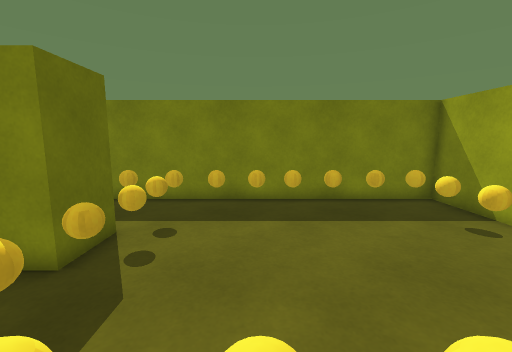
[1] (above)

16 first-person views from a walk through a 3-D level made in the Unity game engine. The camera is 1.2 m above the floor, tilts 8° down and sees 90° across. The floor is counted in squares, 0.5 m on a side. Each view is taken from the middle of a square. On the plan, view 1 faces up. The plan holds only what a view shows up to about 17 squares ahead; the rest is blank.

[2]
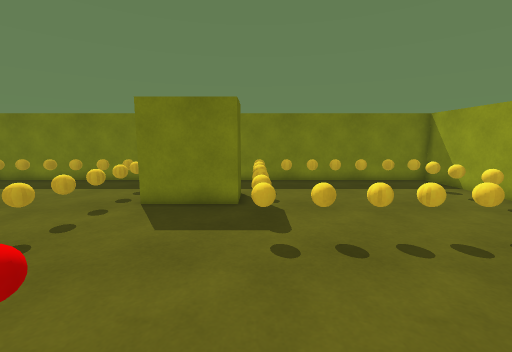

[3]
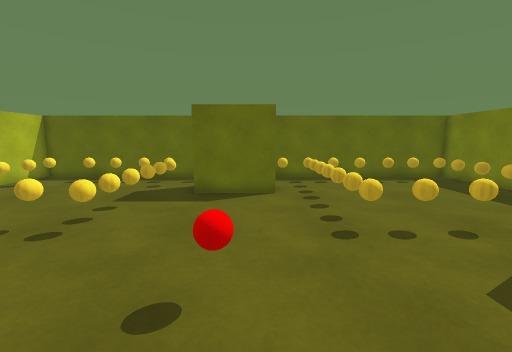

[4]
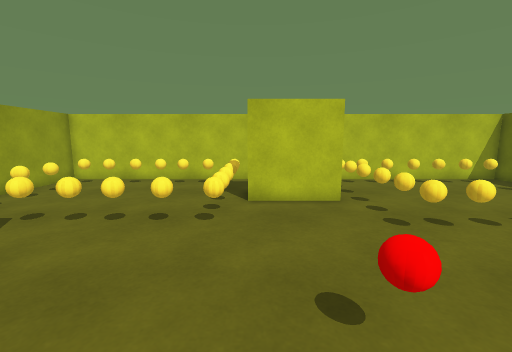

[5]
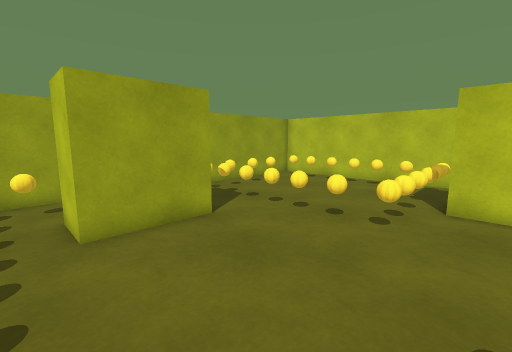

[6]
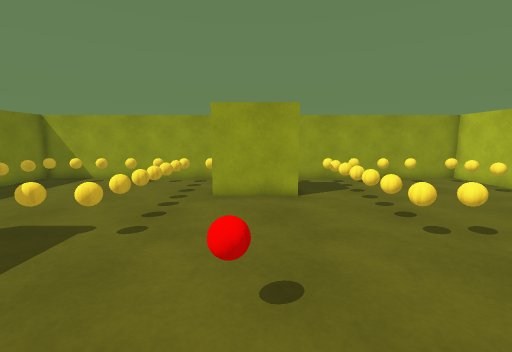

[7]
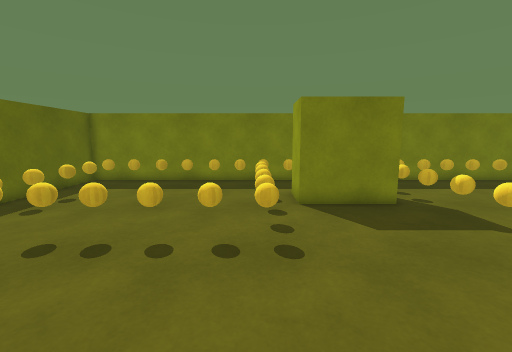

[8]
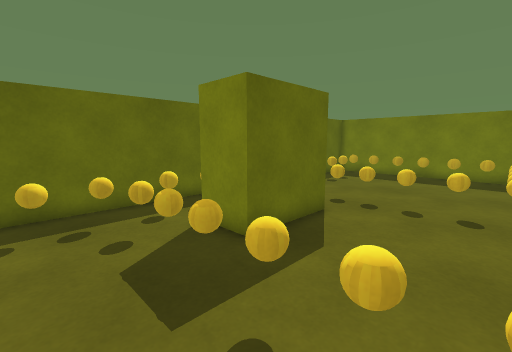

[9]
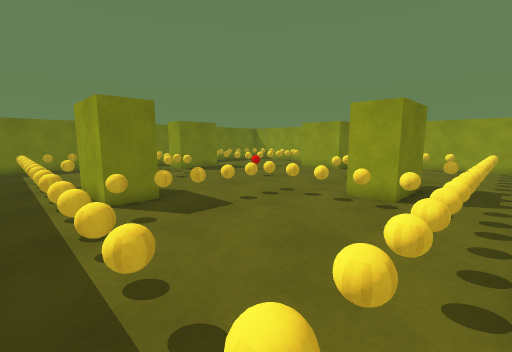

[10]
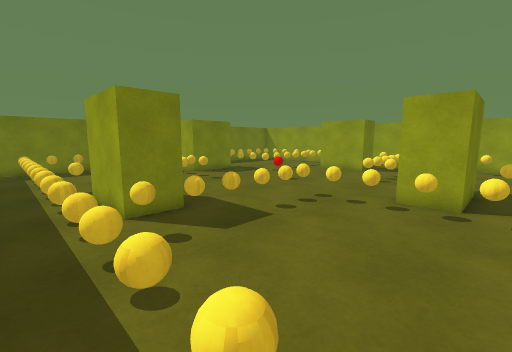

[11]
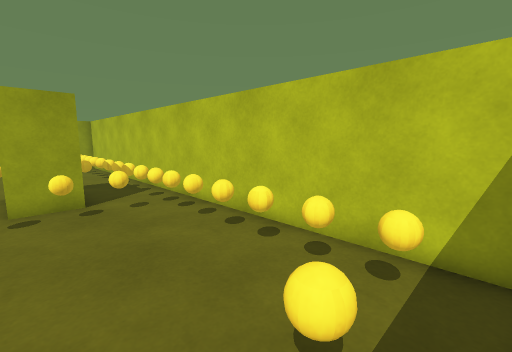

[12]
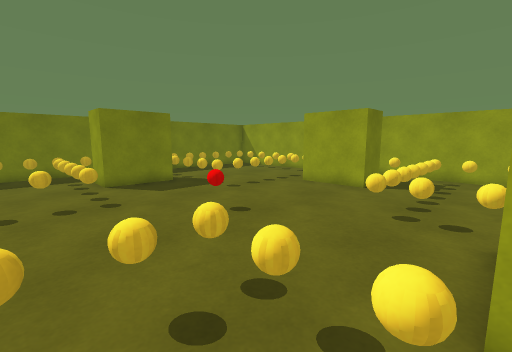

[13]
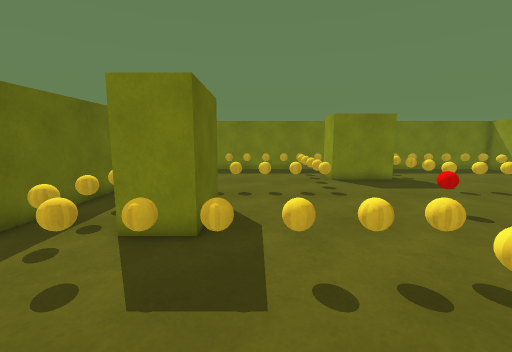

[14]
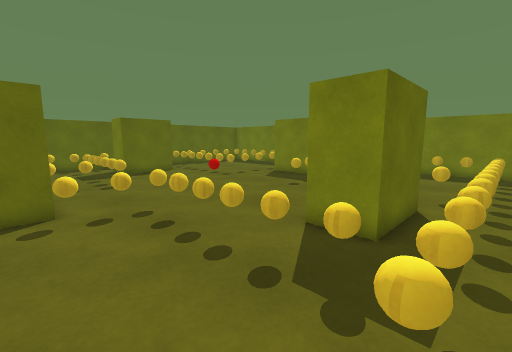

[15]
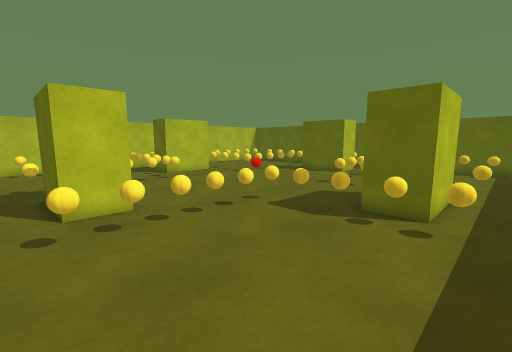

[16]
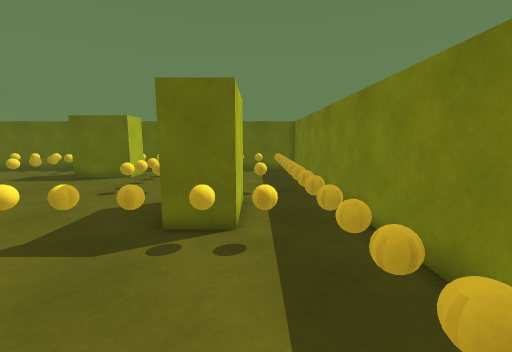

### Floor plan
Key: @ floor where view 1 was taken; # wall or solid block; . floor; B ball; Y yellow block; R red ball; O other object.
Columns run from 19 left of view 1 to 7 right of it. Each row starts with its distance up from view 1.
 10 ###########################
  9 #.OO.BO.OBO.OB.BB.BBB.BBB.#
  8 #.........................#
  7 #.O.......B.....B.......B.#
  6 #.B.......B.YYYYB.......B.#
  5 #...........Y  Y..........#
  4 #.B.......B.YYYYB.......B.#
  3 #.O.......B.....B.......O.#
  2 #.........................#
  1 #.OB.BBB.BB.....B.BBB.BBO.#
  0 #.O................@....B.#
 -1 #...YY...............YYY..#
 -2 #.B.YYY..............Y YB.#
 -3 #...Y Y......R.......Y Y..#
 -4 #.B.YYY..............Y YB.#
 -5 #.B.YY...............YYYB.#
 -6 #.........................#
 -7 #.BB.BB.BBB.....B.BBB.BBB.#
 -8 #.........B.....B.........#
 -9 #.B.....................B.#
-10 #.B.......B.YYYYB.......B.#
-11 #.........B.Y  YB.........#
-12 #.B.........YYYY........B.#
-13 #.........B.....B.........#
-14 #.BB.BB.BBB.BO.OO.OOO.BOO.#
-15 #.........................#
-16 ###########################

Where each view was taken, in squares from view 1:
view 1: 0 up, 0 right, facing up
view 2: 5 down, 3 left, facing up
view 3: 2 down, 2 left, facing left
view 4: 0 up, 4 left, facing down
view 5: 0 up, 5 left, facing down-right
view 6: 3 down, 9 left, facing right
view 7: 5 down, 9 left, facing up
view 8: 9 down, 9 left, facing up-left
view 9: 15 down, 18 left, facing up-right
view 10: 13 down, 18 left, facing up-right
view 11: 10 down, 18 left, facing down-right
view 12: 10 down, 11 left, facing up-right
view 13: 11 down, 12 left, facing up
view 14: 11 down, 6 right, facing up-left
view 15: 8 up, 5 right, facing down-left
view 16: 7 up, 3 right, facing left
